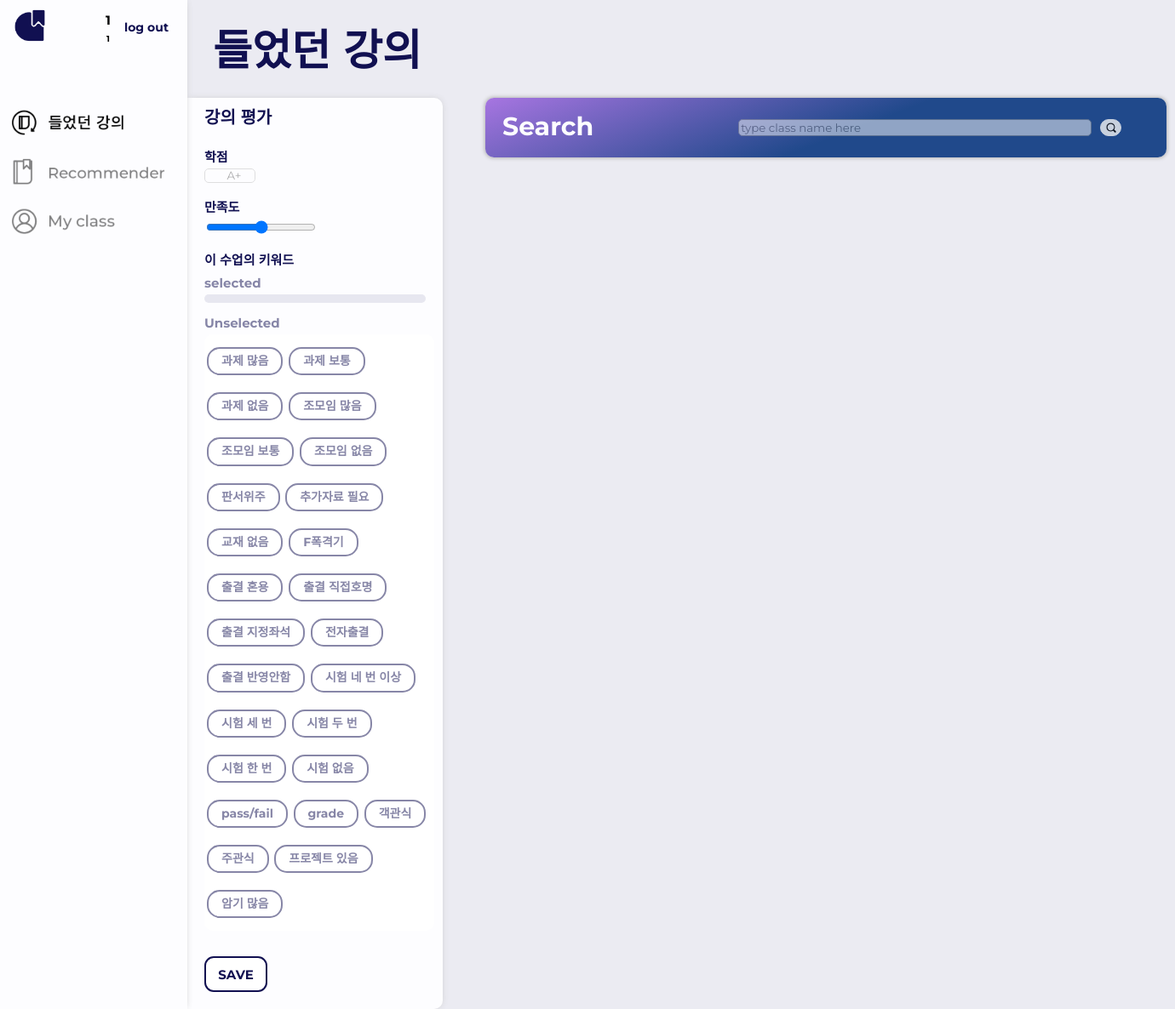
Page /pre_lec_ver2 (signed in) on the committed database.
### main/models.py (models this page shows, shortened)
class User(AbstractBaseUser):
    userid = models.TextField(max_length=20) # 계정
    username = models.TextField(max_length=20)
    user_number = models.TextField(max_length=10)
    mbti = models.TextField(max_length=4)
    objects = UserManager()
    USERNAME_FIELD = 'userid'
    REQUIRED_FIELDS = ['user_number']

class SubjectKeyword(models.Model):
    keyword_id = models.IntegerField()
    keyword = models.TextField(max_length=10)

### main/views.py (the view, shortened to what this page needs)
# urls.py: path('pre_lec_ver2', views.pre_lec_ver2, name='pre_lec_ver2'),
def pre_lec_ver2(request):
    user = User.objects.get(userid=request.session['userid'])
    user_subject_list = UserSubject.objects.filter(user_id=user.id)
    subject_list = Subject.objects.all()
    keyword_list = SubjectKeyword.objects.all()
    q = ''
    if request.method == 'GET':
        q = request.GET.get('q', '')
        if q:
            qs = subject_list.filter(subj_name__icontains=q)
            for user_subject in user_subject_list:
                qs = qs.exclude(subj_id=user_subject.subj_id)
        else:
            qs = None
    return render(request, 'main/pre_lec_ver2.html', {
        'user': user,
        'search': q,
        'subject_list': qs,
        'keyword_list': keyword_list,
    })

### main/templates/main/pre_lec_ver2.html (shortened to what this page needs)
{% load static %}
<html>
    <head>
        <LINK HREF="{% static 'main/css/PreLecVer2.css'%}" rel="stylesheet" />
    </head>
    <body>
        <div class="all">
            <div class="menu_bar">
                <div class="profile">
                    <div class="profile_logo">
                        <img src="{% static 'main/img/main_logo.png' %}" width="40px" height='40px' >
                    </div>
                    <div class="profile_name">
                        <span style="font-size: 15px; font-weight: bold; ">{{ user.username }}</span><br>
                        <span style="font-size: 10px; font-weight: bold; opacity: 50; ">{{ user.user_number }}</span>
                    </div>
                    <div class="logout">
                        <a href="{% url 'main:logout' %}" >log out</a>
                    </div>
                </div>
                <ul class="menu_list" >
                    <li class="menu_button_thisPage" >
                        <A href="{% url 'main:pre_lec_ver2' %}" >
                            <img src="{% static 'main/img/들었던강의.png' %}" width="200" height='40' >
                        </A>
                    </li>
                    <li class="menu_button">
                        <A href="{% url 'main:class_rec_ver2' %}"  >
                            <img src="{% static 'main/img/recommender.png' %}" width="200" height='40' >
                        </A>
                    </li>
                    <li class="menu_button">
                        <A href="{% url 'main:my_class_ver2' %}" >
                            <img src="{% static 'main/img/my_class.png' %}" width="200" height='40' >
                        </A>
                    </li>
                </ul>
            </div>
            <div class="container" >
                <div class="page_title">
                    <span style="font-size: 50px; font-weight: 900; ">들었던 강의</span>
                </div>
                <div class="content_container">
                    <div class="setting_container">
                        <div class="setting_title">
                            <span id='subject'style="font-size: 20px; font-weight: bold; "> 강의 평가</span>
                        </div>
                        <div class="score_window">
                            <span style="font-size: 15px; font-weight: bold; ">학점</span>
                            <br>
                            <select class="score_select">
                                <option value='4.5'>A+</option>
                            </select>
                            <br>
                        </div>
                        <div class="satisfaction_window">
                            <span style="font-size: 15px; font-weight: bold; ">만족도</span>
                                <br><input type="range" id="good"  min="0" max="100" step="5" value="50"><br>
                        </div>
                        <div class="keyword_window">
                            <span style="font-size: 15px; font-weight: bold; ">이 수업의 키워드</span><br>
                            <span style="font-size: 15px; font-weight: bold; opacity: 0.5; ">selected</span>
                            <div class="selected_keyword_window">
                            </div>
                            <span style="font-size: 15px; font-weight: bold; opacity: 0.5; ">Unselected</span>
                            <div class="unselected_keyword_window">
                                {% for keyword in keyword_list %}
                                    <div id='unselected_keyword' class="unselected_keyword_button">{{keyword.keyword}}</div>
                                {% endfor %}
                            </div>
                        </div>
                        <div class="save_setting_button_window">
                            <div class="save_setting_button">
                                <span style="font-size: 15px; font-weight: bold; ">SAVE</span>
                            </div>
                        </div>
                    </div>
                    <div class="search_container">
                        <div class="search_window">
                            <div class="search_title">
                                <span style="font-size: 30px; font-weight: bold; ">Search</span>
                            </div>
                            <form action="" method="get" id="searchForm" name="search">
                                <div class="classTypeFrame">
                                    <input type="text" class="classNameSearch" name="q" size="50" value='{{search}}' placeholder="type class name here">
                                    <button class="searchBt" type="submit" >
                                        <img src="{% static 'main/img/searchbtn.png'%}" width="12" height="12">
                                    </button>
                                </div>
                            </form>
                        </div>
                    </div>
                </div>
            </div>
        </div>
    </body>
</html>

### main/static/main/css/PreLecVer2.css (style rules this page uses)
html,body { font: 14px/1.8 Arial, Helvatica, sans-serif; font-family: 'Montserrat', sans-serif; background-color: #ebebf2; margin: 0; }
.all { display: flex; }
.menu_bar { z-index: 1; position: fixed; display: inline-block; height: 100%; width: 200px; padding: 0px 10px 0px 10px; text-align: center; background-color: #fdfdff; box-shadow: 0px 0px 8px -2px rgb(199, 199, 199); }
.profile { display: inline-block; height: 70px; width: 200px; position: relative; padding: 0px 0px 0px 0px; }
.profile_logo { display: inline-block; position: absolute; top: 10px; right: 150px; height: 50px; width: 50px; padding: 0px 0px 0px 0px; }
.profile_name { display: inline-block; text-align: center; position: absolute; top: 10px; right: 80px; padding: 0px 0px 0px 0px; }
.logout { display: inline-block; float: right; text-align: center; margin: 20px 10px; }
.logout a { text-decoration: none; color: #111051; font-size: 1rem; font-weight: bold; padding: 2px; }
.menu_list { padding: 30px 0px 10px 0px }
.menu_button { margin: 10px 0px 0px 0px; list-style: none; opacity: 0.5; transition: 0.3s; }
.menu_button_thisPage { margin: 10px 0px 0px 0px; opacity: 1; list-style: none; }
.container { z-index: 0; display: flex; flex-direction: column; padding: 0px 0px 0px 0px; margin-left: 220px; width: 100%; height: 100%; }
.page_title { margin: 15px 0px 10px 30px; color: #111051; }
.content_container { display: flex; flex-direction: row; }
.setting_container { margin: 00px 0px 0px 0px; color: #111051; width: 300px; height: 100%; background-color: #fdfdff; border-radius: 0px 10px 10px 0px; box-shadow: 0px 0px 8px -2px rgb(199, 199, 199); }
.setting_title { margin: 5px 0px 0px 20px; }
.score_window { margin: 15px 20px 0px 20px; }
.score_select { width: 60px; padding: 0px 0px 0px 10px; text-align: center;; border: 1px solid #999; color: #000000; font-family: inherit; border-radius: 0px; background-color: #ffffff; opacity: 0.3; -webkit-appearance: none; -moz-appearance: none; appearance: none; border-radius: 5px; transition: 0.3s; }
.satisfaction_window { margin: 15px 20px 0px 20px; }
.keyword_window { margin: 15px 20px 0px 20px; }
.selected_keyword_window { width: 240px; padding: 5px 10px 5px 10px; margin: 0px 0px 10px 0px; background-color: #e7e7f0; border-radius: 10px; }
.unselected_keyword_window { width: 270px; padding: 5px 0px 5px 0px; margin: 0px 0px 10px 0px; background-color: #fff; border-radius: 10px; }
.unselected_keyword_button { display: inline-block; border-radius: 15px; border-width: 2px; border-style: solid; border-color: #111051; background-color:#ffffff; margin: 10px 0px 10px 3px; padding: 2px 15px 2px 15px; color: #111051; font-weight: bold; opacity: 0.5; transition: 0.3s; }
.save_setting_button { text-align: center; float: left; margin: 20px 0px 20px 20px; padding: 6px 0px 5px 0px; width: 70px; border-radius: 11px; background-color: #fff; border-color:#111051; border-width: 2px; border-style: solid; color: #111051; transition: 0.3s; }
.search_container { display: flex; flex-direction: column; margin: 0px 0px 0px 50px; }
.search_window { display: flex; flex-direction: row; width: 800px; height: 70px; background: rgb(32,73,139); background: linear-gradient(339deg, rgba(32,73,139,1) 46%, rgba(167,117,225,1) 100%); border-radius: 10px; box-shadow: 0px 0px 4px 1px rgb(180, 180, 180); }
.search_title { margin: 7px 0px 0px 20px; color: #fdfdff; display: inline-block; }
.classTypeFrame { display: flex; flex-direction: row; width: 450px; align-content: center; justify-content: space-between; padding: 0px 0px 0px 0px; margin: 25px 0px 0px 170px; }
.classNameSearch { height: 20px; display: inline-block; border: 1px solid #999; color: #000000; font-family: inherit; border-radius: 0px; background-color: #ffffff; opacity: 0.5; -webkit-appearance: none; -moz-appearance: none; appearance: none; border-radius: 5px; transition: 0.3s; }
.searchBt { border: 1px solid#f3f3f3; background-color: #f3f3f3; width: 25px; height: 20px; border-radius: 11px; cursor: pointer; outline: none; color: rgb(43, 43, 43); transition: 0.3s; opacity: 0.8; }

### rows in the picture
User: username "1", user_number "1"
SubjectKeyword: keyword "과제 많음"
SubjectKeyword: keyword "과제 보통"
SubjectKeyword: keyword "과제 없음"
SubjectKeyword: keyword "조모임 많음"
SubjectKeyword: keyword "조모임 보통"
SubjectKeyword: keyword "조모임 없음"
SubjectKeyword: keyword "판서위주"
SubjectKeyword: keyword "추가자료 필요"
SubjectKeyword: keyword "교재 없음"
SubjectKeyword: keyword "F폭격기"
SubjectKeyword: keyword "출결 혼용"
SubjectKeyword: keyword "출결 직접호명"
SubjectKeyword: keyword "출결 지정좌석"
SubjectKeyword: keyword "전자출결"
SubjectKeyword: keyword "출결 반영안함"
SubjectKeyword: keyword "시험 네 번 이상"
SubjectKeyword: keyword "시험 세 번"
SubjectKeyword: keyword "시험 두 번"
SubjectKeyword: keyword "시험 한 번"
SubjectKeyword: keyword "시험 없음"
SubjectKeyword: keyword "pass/fail"
SubjectKeyword: keyword "grade"
SubjectKeyword: keyword "객관식"
SubjectKeyword: keyword "주관식"
SubjectKeyword: keyword "프로젝트 있음"
SubjectKeyword: keyword "암기 많음"
